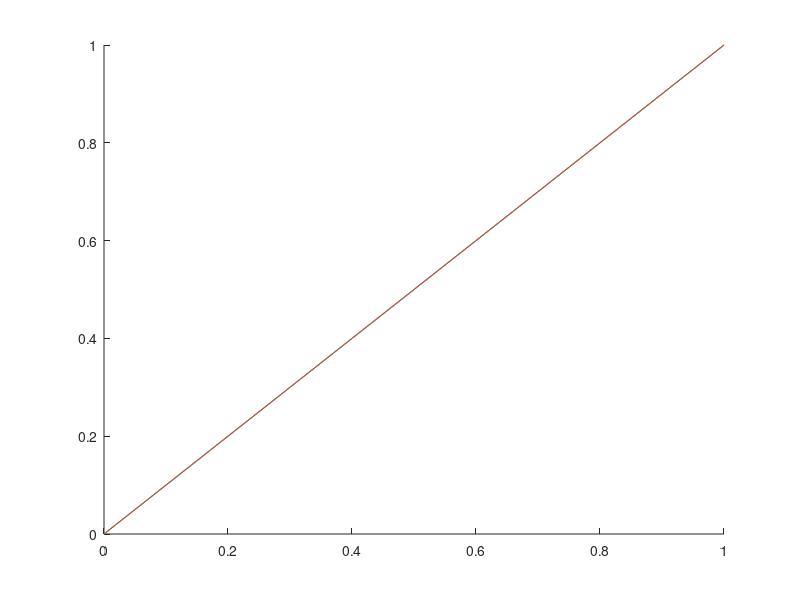

This figure's MATLAB source: (Note: this script raises an error after producing the figure.)
h = figure;
axis tight manual % this ensures that getframe() returns a consistent size
filename = 'testAnimated.gif';
for n = 1:0.5:5
    % Draw plot for y = x.^n
    x = 0:0.01:1;
    y = x.^n;
    z = x.^(1/n);
    hold on
    plot(x,y) 
    plot(x,z)
    drawnow 
     % Capture the plot as an image 
      frame = getframe(h); 
      im = frame2im(frame); 
      [imind,cm] = rgb2ind(im,256); 
      % Write to the GIF File 
      if n == 1 
          imwrite(imind,cm,filename,'gif', 'Loopcount',inf); 
      else 
          imwrite(imind,cm,filename,'gif','WriteMode','append'); 
      end 
  end